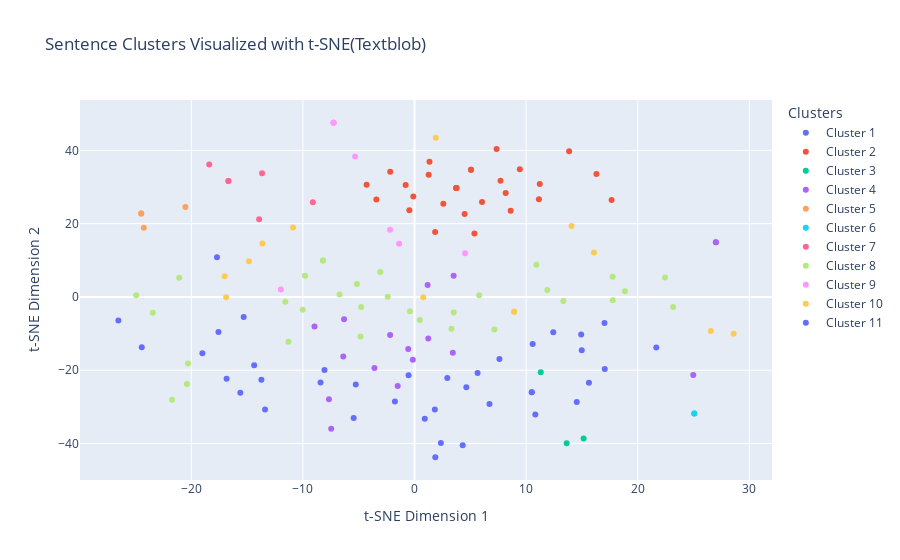

Write notebook code for a chart like this one.
### Code cell
fig = go.Figure()

for i in range(num_clusters):
    indices = labels_textblob == i
    fig.add_trace(go.Scatter(
        x=reduced_vectors_2d[indices, 0],
        y=reduced_vectors_2d[indices, 1],
        mode='markers',
        name=f'Cluster {i + 1}'
    ))

fig.update_layout(
    title='Sentence Clusters Visualized with t-SNE(Textblob)',
    xaxis_title='t-SNE Dimension 1',
    yaxis_title='t-SNE Dimension 2',
    legend_title="Clusters"
)

pio.show(fig)

### Figure 1 — Plotly figure (JSON) as saved in the notebook; plotly's stock layout.template omitted (floating-point values rounded to 4 significant figures)
{"data": [{"mode": "markers", "name": "Cluster 1", "type": "scatter", "x": [14.54, 10.82, 0.918, 1.819, 2.358, 1.86, 4.315, 14.98, -8.07, -16.84, 15.63, 7.607, 6.718, -0.5328, -8.425, -14.37, 2.937, 4.641, -5.265, -13.72, -15.61, 5.649, -1.759, 10.5, 10.5, 17.05, -5.453, -26.54], "y": [-28.67, -32.11, -33.27, -30.74, -39.87, -43.76, -40.5, -14.53, -19.97, -22.36, -23.44, -16.93, -29.24, -21.35, -23.33, -18.65, -22.13, -24.62, -23.88, -22.63, -26.19, -20.76, -28.55, -26.03, -26.03, -19.67, -33.06, -6.425]}, {"mode": "markers", "name": "Cluster 2", "type": "scatter", "x": [5.059, 5.059, -0.4647, 8.612, 2.579, 11.22, -0.7964, 6.049, 9.435, -0.1115, 7.351, -3.42, 13.85, 11.15, 1.34, 17.66, 3.744, 3.744, 3.744, -4.294, 7.704, 3.744, 4.487, 16.3, 8.168, 1.845, 5.368, -2.181, 1.265], "y": [34.72, 34.72, 23.66, 23.54, 25.39, 30.8, 30.58, 25.89, 34.82, 27.4, 40.37, 26.61, 39.74, 26.63, 36.92, 26.42, 29.7, 29.7, 29.7, 30.6, 31.69, 29.7, 22.61, 33.52, 28.37, 17.73, 17.33, 34.15, 33.32]}, {"mode": "markers", "name": "Cluster 3", "type": "scatter", "x": [11.31, 15.15, 13.63], "y": [-20.55, -38.61, -39.97]}, {"mode": "markers", "name": "Cluster 4", "type": "scatter", "x": [-3.594, -8.963, -6.386, -6.314, 27.0, 1.175, 3.501, 27.0, -1.51, -7.67, -2.185, 3.431, -7.467, -0.1556, 1.231, -0.5657, 24.97], "y": [-19.37, -8.095, -16.27, -6.117, 14.91, 3.273, 5.794, 14.91, -24.34, -27.96, -10.4, -15.22, -35.99, -17.16, -11.37, -14.19, -21.31]}, {"mode": "markers", "name": "Cluster 5", "type": "scatter", "x": [-24.49, -24.49, -20.53, -24.26], "y": [22.8, 22.8, 24.57, 18.91]}, {"mode": "markers", "name": "Cluster 6", "type": "scatter", "x": [25.07, 25.07], "y": [-31.83, -31.83]}, {"mode": "markers", "name": "Cluster 7", "type": "scatter", "x": [-13.93, -9.113, -13.66, -16.68, -16.68, -18.4], "y": [21.23, 25.81, 33.74, 31.66, 31.66, 36.16]}, {"mode": "markers", "name": "Cluster 8", "type": "scatter", "x": [3.313, 10.91, -8.208, -4.844, -21.09, -8.208, 18.85, -23.45, -24.94, 7.155, -3.067, -20.3, -11.29, -20.4, -5.164, -10.02, -11.58, -6.713, 3.508, 17.75, -4.78, -21.73, 5.787, -9.812, 23.17, 11.9, 22.44, 13.33, 17.76, -0.4157, -2.405, 0.4701], "y": [-8.712, 8.761, 9.923, -10.81, 5.237, 9.923, 1.532, -4.335, 0.4854, -8.905, 6.781, -18.14, -12.21, -23.74, 3.547, -3.493, -1.326, 0.6748, -4.243, 5.471, -2.779, -28.04, 0.4604, 5.799, -2.765, 1.921, 5.283, -1.112, -0.8942, -3.937, 0.0329, -6.33]}, {"mode": "markers", "name": "Cluster 9", "type": "scatter", "x": [4.528, -5.325, -7.258, -7.258, -11.98, -7.258, -1.383, -2.195], "y": [11.89, 38.32, 47.54, 47.54, 2.01, 47.54, 14.52, 18.34]}, {"mode": "markers", "name": "Cluster 10", "type": "scatter", "x": [0.7775, -17.01, 1.9, 28.59, 26.55, 16.08, -16.89, -10.89, 14.07, -14.84, 8.922, 8.922, -13.63], "y": [-0.1039, 5.615, 43.41, -10.05, -9.282, 12.09, -0.1108, 18.93, 19.39, 9.706, -4.02, -4.02, 14.58]}, {"mode": "markers", "name": "Cluster 11", "type": "scatter", "x": [-17.7, -15.31, -17.57, 14.93, 12.43, -19.01, -24.44, 21.66, -13.4, 10.59, 17.02], "y": [10.86, -5.486, -9.604, -10.28, -9.636, -15.35, -13.76, -13.8, -30.76, -12.85, -7.131]}], "layout": {"legend": {"title": {"text": "Clusters"}}, "title": {"text": "Sentence Clusters Visualized with t-SNE(Textblob)"}, "xaxis": {"title": {"text": "t-SNE Dimension 1"}}, "yaxis": {"title": {"text": "t-SNE Dimension 2"}}}}
